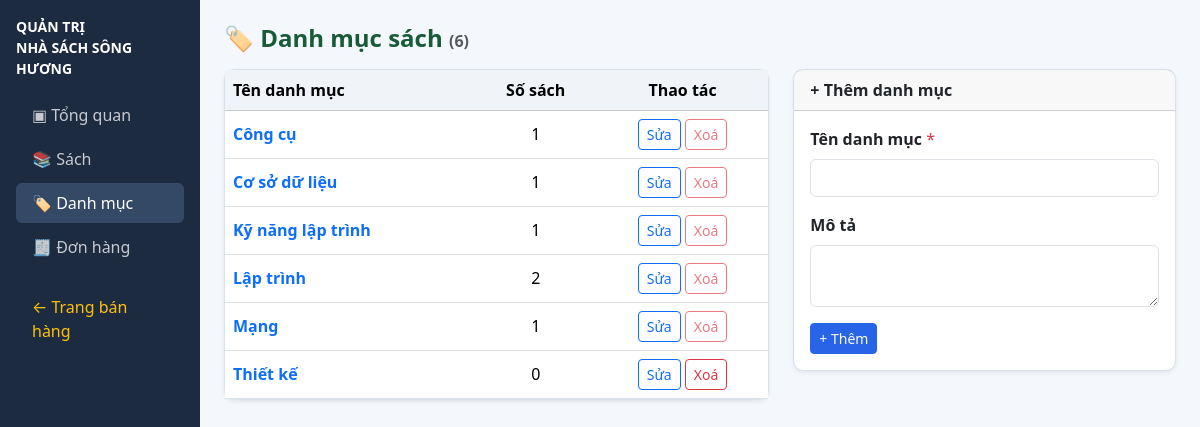
The page /admin/categories on the database its author committed.
### app.py (models this page shows, shortened)
class Category(db.Model):
    __tablename__ = "category"
    id: Mapped[int] = mapped_column(primary_key=True)
    name: Mapped[str] = mapped_column(String(100), unique=True, nullable=False)
    description: Mapped[str | None] = mapped_column(Text)
    books: Mapped[list["Book"]] = relationship("Book", back_populates="category")

### app.py (the view, shortened to what this page needs)
@app.route("/admin/categories", methods=["GET", "POST"])
def admin_categories():
    form = CategoryForm()
    edit_id = request.args.get("edit", type=int)
    edit_cat = db.session.get(Category, edit_id) if edit_id else None
    if edit_cat:
        form._cat_id = edit_cat.id
        if request.method == "GET":
            form.name.data = edit_cat.name
            form.description.data = edit_cat.description
    rows = db.session.execute(
        db.select(Category, func.count(Book.id).label("book_count"))
        .outerjoin(Book, Book.category_id == Category.id)
        .group_by(Category.id)
        .order_by(Category.name)
    ).all()
    delete_form = DeleteForm()
    return render_template("admin/categories.html",
                           rows=rows, form=form, edit_cat=edit_cat,
                           delete_form=delete_form)

### app.py (shortened to what this page needs)
class CategoryForm(FlaskForm):
    name = StringField("Tên danh mục", validators=[DataRequired("Vui lòng nhập tên."), Length(max=100)])
    description = TextAreaField("Mô tả", validators=[Optional()])

class DeleteForm(FlaskForm):
    pass

### app.py (called while the page is built)
@app.context_processor
def inject_pending_count():
    try:
        count = db.session.scalar(
            db.select(func.count(Order.id)).where(Order.status == "Chờ xác nhận")
        )
    except Exception:
        count = 0
    return {"pending_order_count": count or 0}

### templates/admin/categories.html (shortened to what this page needs)
{% extends 'admin/base_admin.html' %}
{% block content %}
<h4 class="mb-3">🏷 Danh mục sách <small class="text-muted fs-6">({{ rows|length }})</small></h4>
<div class="row g-4">
  <div class="col-lg-7">
    <div class="card shadow-sm">
      <div class="card-body p-0">
        <table class="table table-hover mb-0">
          <thead class="table-light">
            <tr>
              <th>Tên danh mục</th>
              <th class="text-center">Số sách</th>
              <th class="text-center">Thao tác</th>
            </tr>
          </thead>
          <tbody>
            {% for cat, book_count in rows %}
            <tr>
              <td>
                <a href="{{ url_for('admin_books', cat=cat.id) }}" class="text-decoration-none fw-semibold">
                  {{ cat.name }}
                </a>
              </td>
              <td class="text-center">{{ book_count }}</td>
              <td class="text-center">
                <a href="{{ url_for('admin_categories', edit=cat.id) }}" class="btn btn-sm btn-outline-primary">Sửa</a>
                <form method="post" action="{{ url_for('admin_category_delete', cat_id=cat.id) }}" class="d-inline"
                      onsubmit="return confirm('Xoá danh mục này?')">
                  <button class="btn btn-sm btn-outline-danger" {% if book_count > 0 %}disabled{% endif %}>Xoá</button>
                </form>
              </td>
            </tr>
            {% else %}
            <tr><td colspan="3" class="text-center text-muted py-4">Chưa có danh mục.</td></tr>
            {% endfor %}
          </tbody>
        </table>
      </div>
    </div>
  </div>
  <div class="col-lg-5">
    <div class="card shadow-sm">
      <div class="card-header fw-semibold">
        {{ '✏ Sửa danh mục: ' + edit_cat.name if edit_cat else '+ Thêm danh mục' }}
      </div>
      <div class="card-body">
        <form method="post" novalidate>
          <div class="mb-3">
            {{ form.name.label(class="form-label fw-semibold") }} <span class="text-danger">*</span>
            {{ form.name(class="form-control" + (" is-invalid" if form.name.errors else "")) }}
          </div>
          <div class="mb-3">
            {{ form.description.label(class="form-label fw-semibold") }}
            {{ form.description(class="form-control", rows=2) }}
          </div>
          <div class="d-flex gap-2">
            <button type="submit" class="btn btn-primary btn-sm">{{ '💾 Cập nhật' if edit_cat else '+ Thêm' }}</button>
          </div>
        </form>
      </div>
    </div>
  </div>
</div>
{% endblock %}

### templates/admin/base_admin.html (style rules this page uses)
:root { --admin-navy: #1d2b40; --admin-blue: #2864e8; --admin-border: #d8e1eb; }
body { background: #f4f7fb; color: #263445; }
.table td, .table th { vertical-align: middle; }
.card { border-color: var(--admin-border); border-radius: .65rem; }
.btn-primary { background: var(--admin-blue); border-color: var(--admin-blue); }
h4 { color: #185b39; font-weight: 700; }
.table-light { --bs-table-bg: #f0f4f8; }

### rows shown on the page
Category: name "Công cụ", book_count "1"
Category: name "Cơ sở dữ liệu", book_count "1"
Category: name "Kỹ năng lập trình", book_count "1"
Category: name "Lập trình", book_count "2"
Category: name "Mạng", book_count "1"
Category: name "Thiết kế", book_count "0"

### other values the page prints
{{ rows|length }} "6"
{{ '✏ Sửa danh mục: ' + edit_cat.name if edit_cat else '+ Thêm danh mục' }} "+ Thêm danh mục"
{{ '💾 Cập nhật' if edit_cat else '+ Thêm' }} "+ Thêm"
